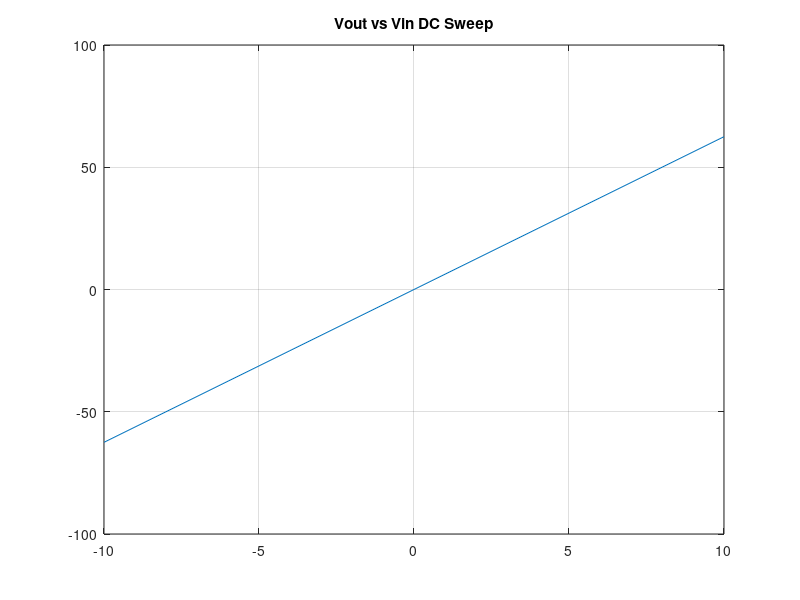
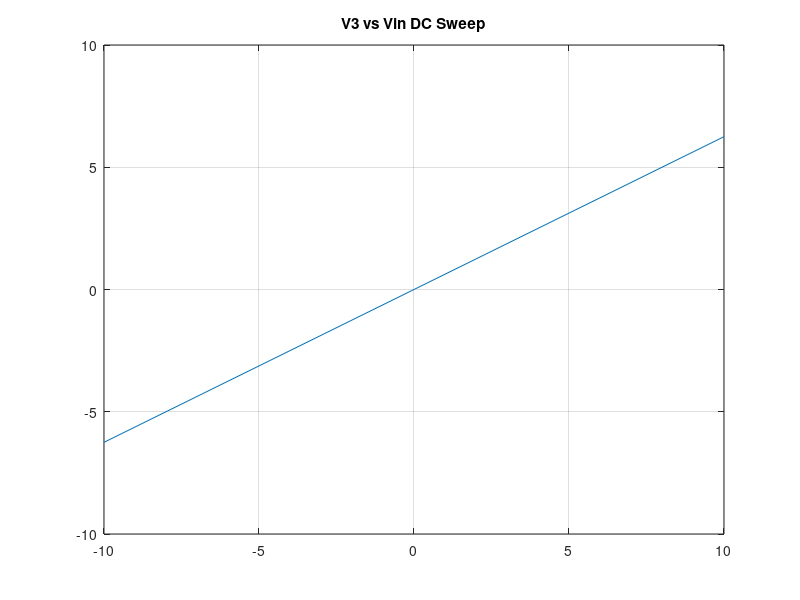
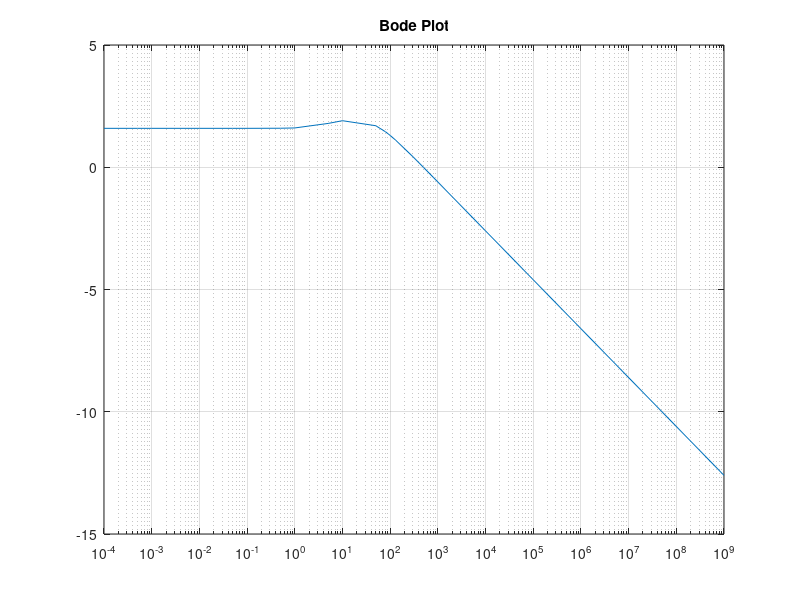
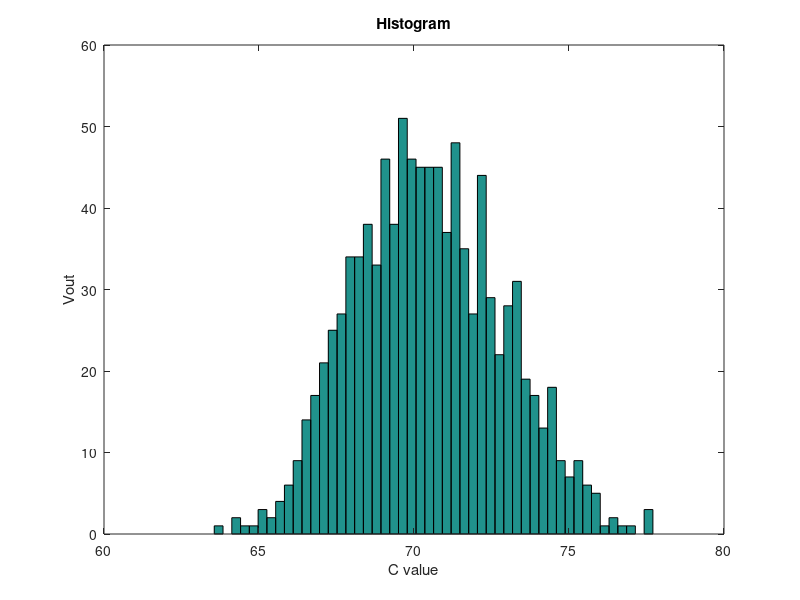

These figures' MATLAB source, in order:
%% Assignemnt 4 Part 1: Formulation of MNA Analysis Base
%% Part 1
clc

%% Parameters
G1=1/1;
C2=0.25;
G2=0.5;
L=0.2;
G3=0.1;
G4=100;
G5=1/1000;
ALPHA=100;
Vin=10;
vx=-10;

%% Construction of G, C and F matrix

%X=[V1 Iin V2 V3 V4 V5 IL I4]
G=[-G1,1, G1, 0,0,0,0,0; ...
    G1,0, -G1-G2,0,0,0,-1,0;...
    0,0,0,-G3,0,0,1,0;...
    0,0,1,-1,0,0,0,0;...
    0,0,0,0,0,G4,-ALPHA*G4,1;...
    0,0,0,0,0,-G4-G5,ALPHA*G4,0;...
    1,0,0,0,0,0,0,0;
    0,0,0,0,1,0,-ALPHA,0];

C = [-C2,0,C2,0,0,0,0,0;...
    C2,0,-C2,0,0,0,0,0;....
    0,0,0,0,0,0,0,0;...
    0,0,0,0,0,0,-L,0;...
    0,0,0,0,0,0,0,0;...
    0,0,0,0,0,0,0,0;...
    0,0,0,0,0,0,0,0;...
    0,0,0,0,0,0,0,0];
F=[0 0 0 0 0 0 vx 0];

%% 1. DC Sweep from -10 to 10 volts
vinval=[-10,-8,-6,-4,-2,-0,2,4,6,8,10];
voutval=zeros(11,1);
v3val=zeros(11,1);
for i = 1:11
    vx=vinval(i);
    F=[0 0 0 0 0 0 vx 0];
    V=inv(G)*F.';
    voutval(i,1)=V(6);
    v3val(i,1)=V(4);
end

figure(1)
plot(vinval,voutval)
title("Vout vs Vin DC Sweep")
grid on

figure(2)
plot(vinval,v3val)
title("V3 vs Vin DC Sweep")
grid on

%% 2. AC Plot (Bode plot)
w=[0.0001,0.0005, 0.001, 0.005, 0.01,0.05, 0.1,0.5, 1,...
    5, 10,50,80, 90, 100,130,300, 500,800, 1000, 10000, 100000, 1000000,10^9];
voutval=zeros(24,1);
gain=zeros(24,1);
for i = 1:24
    vx=10;
    F=[0 0 0 0 0 0 vx 0];
    wtemp=w(i);
    V=inv(G+1i*wtemp*C)*F.';
    voutval(i,1)=20*log10(V(6)/10);
    gain(i,1)=voutval(i,1)/V(1);
end
figure(3)
semilogx(w,gain)
title('Bode Plot')
grid on 

%% 3. Monte Carlo Simulation of Capacitance
vx=10;
F=[0 0 0 0 0 0 vx 0];
Carray=normrnd(0.25,0.05,1,1000);
voutval=zeros(1000,1);
for i = 1:1000
    C2=Carray(i);
    C = [-C2,0,C2,0,0,0,0,0;...
    C2,0,-C2,0,0,0,0,0;....
    0,0,0,0,0,0,0,0;...
    0,0,0,0,0,0,-L,0;...
    0,0,0,0,0,0,0,0;...
    0,0,0,0,0,0,0,0;...
    0,0,0,0,0,0,0,0;...
    0,0,0,0,0,0,0,0];
    V=inv(G+1i*pi*C)*F.';
    voutval(i,1)=real(V(6));
end
figure(4)
hist(voutval,50)
title('Histogram')
xlabel('C value')
ylabel('Vout')

%% Conclusion
% This is a low pass filter, allowing signals with a frequency less than
% the corner frequency to be transmitted with a gain, beyond this
% frequency the signals are attenuated.  
